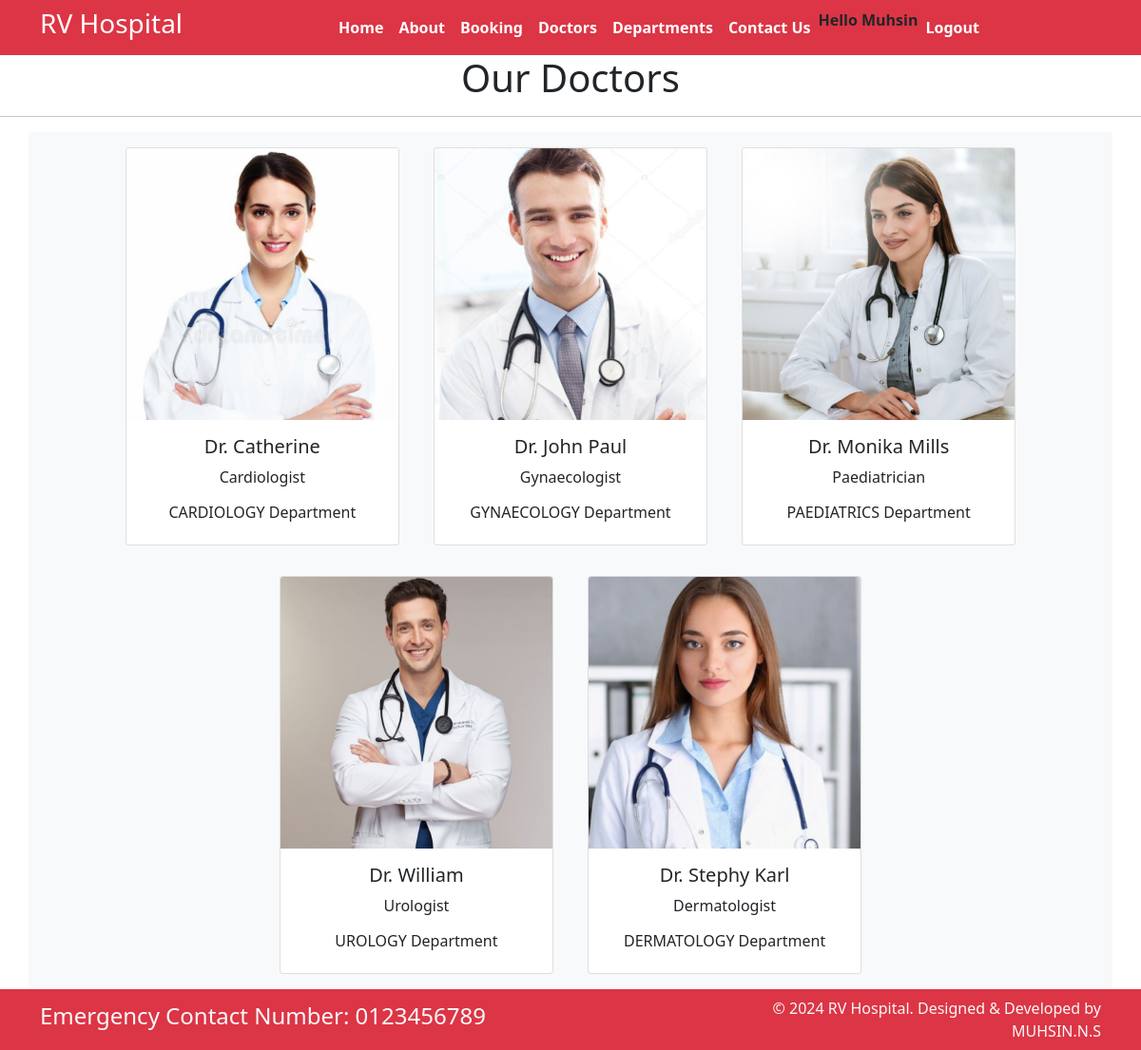
Page /doctors (signed in) on the committed database.
### RVapp/models.py (models this page shows, shortened)
class Doctors(models.Model):
    doc_name = models.CharField(max_length=255)
    doc_spec = models.CharField(max_length=255)
    dep_name = models.ForeignKey(Departments, on_delete=models.CASCADE)
    doc_image = models.ImageField(upload_to='doctors')

class Departments(models.Model):
    dep_name = models.CharField(max_length=100)
    dep_description = models.TextField()
    def __str__(self):
        return self.dep_name

### RVapp/views.py (the view)
# urls.py: path('doctors', views.doctors, name='doctors'),
def doctors(request):
    dict_docs = {
        'doctors': Doctors.objects.all()
    }
    return render(request, 'doctors.html', dict_docs)

### templates/doctors.html (shortened to what this page needs)
{% extends 'base.html' %}
{% block content%}
<h1 class="text-center">Our Doctors</h1>
<hr>
<div class="container text-center bg-light">
    {% for d in doctors%}
    <div class="card text-center mx-3 my-3" style="width: 18rem; display:inline-block">
        <img src="{{d.doc_image.url}}" class="card-img-top" alt="...">
        <div class="card-body">
            <h5 class="card-title">Dr. {{d.doc_name}}</h5>
            <p class="card-text">{{d.doc_spec}}</p>
            <h6>{{d.dep_name}} Department</h6>
        </div>
    </div>
    {% endfor %}
</div>
{% endblock %}

### templates/base.html (shortened to what this page needs)
{% load static %}
<!DOCTYPE html>
<html>
<head>
  <link rel="stylesheet" href=" https://cdn.jsdelivr.net/npm/bootstrap@5.1.3/dist/css/bootstrap.min.css ">
  <link rel="stylesheet" href="https://use.fontawesome.com/releases/v5.2.0/css/all.css">
  <link rel="stylesheet" href="{% static '/css/style.css'%}">
</head>
<body>
  <nav class="navbar bg-danger navbar-expand-md ">
    <div class="container">
      <div class="col-2 text-left pl-md-0">
        <h3 class="text-white"> RV Hospital </h3>
      </div>
      <div class="collapse navbar-collapse justify-content-center col-md-8 navbar-collapse-3">
        <ul class="navbar-nav justify-content-center  fw-bold">
          <li class="nav-item active">
            <a class="nav-link text-white" href="{% url 'home' %}">Home </a>
          </li>
          <li class="nav-item">
            <a class="nav-link text-white" href="{% url 'about' %}">About</a>
          </li>
          <li class="nav-item">
            <a class="nav-link text-white" href="{% url 'booking' %}">Booking</a>
          </li>
          <li class="nav-item">
            <a class="nav-link text-white" href="{% url 'doctors' %}">Doctors</a>
          </li>
          <li class="nav-item">
            <a class="nav-link text-white" href="{% url 'department' %}">Departments</a>
          </li>
          <li class="nav-item">
            <a class="nav-link text-white" href="{% url 'contact' %}">Contact Us</a>
          </li>
          {% if user.is_authenticated %}
            <li>Hello {{user.username}}</li>
            <li><a class="nav-link text-white" href="/logout">Logout</a></li>
            {% else %}
            <li><a class="nav-link text-white" href="/register">Register</a></li>
            <li><a class="nav-link text-white" href="/login">Login</a></li>
          {% endif %}
        </ul>
      </div>
    </div>
  </nav>
  {% block content%}{% endblock %}
  <section class="">
    <footer class="pt-2 pb-2  bg-danger text-light">
      <div class="container">
        <div class="row align-items-center">
          <div class="col-12 col-md-8">
            <h4>Emergency Contact Number: 0123456789</h4>
          </div>
          <div class="col-12 col-md-4 mt-4 mt-md-0 text-center text-md-end">
            © 2024 RV Hospital. Designed & Developed by MUHSIN.N.S
          </div>
        </div>
      </div>
    </footer>
  </section>
</body>
</html>

### rows in the picture
Doctors: doc_image (picture), doc_name "Catherine", doc_spec "Cardiologist", dep_name "CARDIOLOGY"
Doctors: doc_image (picture), doc_name "John Paul", doc_spec "Gynaecologist", dep_name "GYNAECOLOGY"
Doctors: doc_image (picture), doc_name "Monika Mills", doc_spec "Paediatrician", dep_name "PAEDIATRICS"
Doctors: doc_image (picture), doc_name "William", doc_spec "Urologist", dep_name "UROLOGY"
Doctors: doc_image (picture), doc_name "Stephy Karl", doc_spec "Dermatologist", dep_name "DERMATOLOGY"

### other values in the picture
{{ user.username }} "Muhsin"
